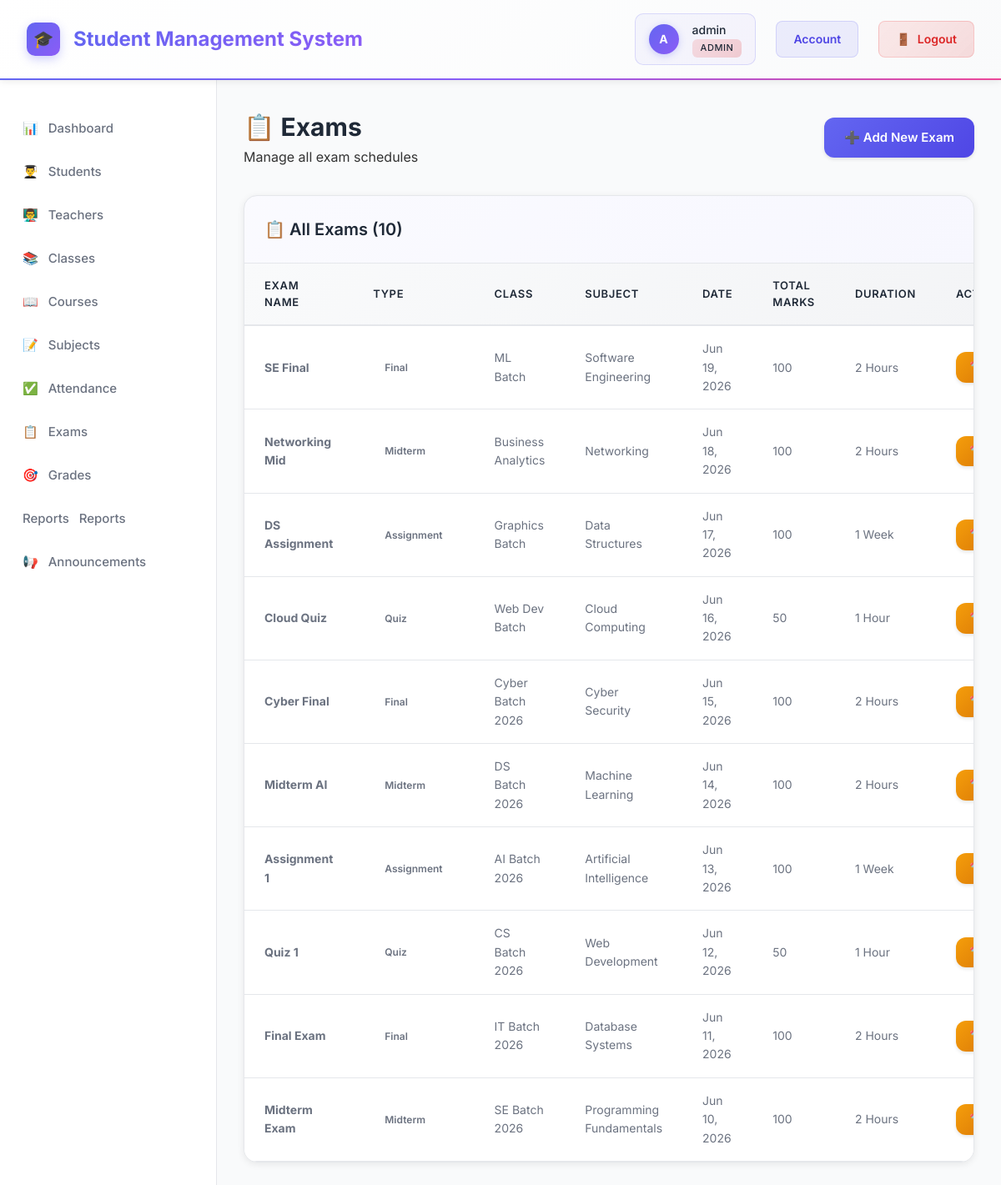
Page /exams/index.php (signed in) on the committed database.
### tables this page shows
CREATE TABLE exams (
    id INT AUTO_INCREMENT PRIMARY KEY,
    exam_name VARCHAR(100) NOT NULL,
    exam_type ENUM('midterm', 'final', 'quiz', 'assignment') NOT NULL,
    class_id INT NOT NULL,
    subject_id INT NOT NULL,
    exam_date DATE NOT NULL,
    total_marks INT NOT NULL,
    duration VARCHAR(20),
    created_at TIMESTAMP DEFAULT CURRENT_TIMESTAMP,
    FOREIGN KEY (class_id) REFERENCES classes(id) ON DELETE CASCADE,
    FOREIGN KEY (subject_id) REFERENCES subjects(id) ON DELETE CASCADE
);

CREATE TABLE classes (
    id INT AUTO_INCREMENT PRIMARY KEY,
    class_name VARCHAR(50) NOT NULL,
    section VARCHAR(10),
    course_id INT,
    teacher_id INT,
    academic_year VARCHAR(20),
    room_number VARCHAR(20),
    status ENUM('active', 'inactive') DEFAULT 'active',
    created_at TIMESTAMP DEFAULT CURRENT_TIMESTAMP,
    updated_at TIMESTAMP DEFAULT CURRENT_TIMESTAMP ON UPDATE CURRENT_TIMESTAMP,
    FOREIGN KEY (course_id) REFERENCES courses(id) ON DELETE SET NULL,
    FOREIGN KEY (teacher_id) REFERENCES teachers(id) ON DELETE SET NULL
);

CREATE TABLE subjects (
    id INT AUTO_INCREMENT PRIMARY KEY,
    subject_code VARCHAR(20) UNIQUE NOT NULL,
    subject_name VARCHAR(100) NOT NULL,
    description TEXT,
    class_id INT,
    teacher_id INT,
    created_at TIMESTAMP DEFAULT CURRENT_TIMESTAMP,
    FOREIGN KEY (class_id) REFERENCES classes(id) ON DELETE CASCADE,
    FOREIGN KEY (teacher_id) REFERENCES teachers(id) ON DELETE SET NULL
);

### config/config.php (called while the page is built, shortened)
<?php
function hasRole(string $role): bool {
    return isset($_SESSION['role']) && $_SESSION['role'] === $role;
}

### exams/index.php (the view, shortened to what this page needs)
<?php
require_once '../config/config.php';
$database = new Database();
$db = $database->getConnection();
$params = [];
$scopeSql = '';
$query = "SELECT e.*, c.class_name, s.subject_name
          FROM exams e
          JOIN classes c ON e.class_id = c.id
          JOIN subjects s ON e.subject_id = s.id
          $scopeSql
          ORDER BY e.exam_date DESC";
$stmt = $db->prepare($query);
$stmt->execute($params);
$exams = $stmt->fetchAll();
?>
<!DOCTYPE html>
<html lang="en">
<head>
    <link rel="stylesheet" href="../assets/css/style.css">
</head>
<body>
    <?php include '../includes/header.php'; ?>
    <div class="container">
        <?php include '../includes/sidebar.php'; ?>
        <main class="main-content">
            <div class="page-header">
                <div>
                    <h1>📋 Exams</h1>
                    <p>Manage all exam schedules</p>
                </div>
                <?php if (hasRole('admin') || hasRole('teacher')): ?>
                    <a href="add.php" class="btn btn-primary">
                        ➕ Add New Exam
                    </a>
                <?php endif; ?>
            </div>
            <div class="card">
                <div class="card-header">
                    <h2>📋 All Exams (<?php echo count($exams); ?>)</h2>
                </div>
                <div class="card-body">
                    <?php if (count($exams) > 0): ?>
                        <div class="table-responsive">
                            <table class="data-table">
                                <thead>
                                    <tr>
                                        <th>Exam Name</th>
                                        <th>Type</th>
                                        <th>Class</th>
                                        <th>Subject</th>
                                        <th>Date</th>
                                        <th>Total Marks</th>
                                        <th>Duration</th>
                                        <th>Actions</th>
                                    </tr>
                                </thead>
                                <tbody>
                                    <?php foreach ($exams as $exam): ?>
                                        <tr>
                                            <td><strong><?php echo htmlspecialchars($exam['exam_name']); ?></strong></td>
                                            <td><span class="badge badge-low"><?php echo ucfirst($exam['exam_type']); ?></span></td>
                                            <td><?php echo htmlspecialchars($exam['class_name']); ?></td>
                                            <td><?php echo htmlspecialchars($exam['subject_name']); ?></td>
                                            <td><?php echo date('M d, Y', strtotime($exam['exam_date'])); ?></td>
                                            <td><?php echo $exam['total_marks']; ?></td>
                                            <td><?php echo htmlspecialchars($exam['duration'] ?? 'N/A'); ?></td>
                                            <td>
                                                <div style="display: flex; gap: 5px;">
                                                    <?php if (hasRole('admin') || hasRole('teacher')): ?>
                                                        <a href="edit.php?id=<?php echo $exam['id']; ?>" class="btn btn-sm btn-warning">✏️</a>
                                                    <?php endif; ?>
                                                </div>
                                            </td>
                                        </tr>
                                    <?php endforeach; ?>
                                </tbody>
                            </table>
                        </div>
                    <?php endif; ?>
                </div>
            </div>
        </main>
    </div>
</body>
</html>

### assets/css/style.css (style rules this page uses)
* { margin: 0; padding: 0; box-sizing: border-box; }
:root { --primary-color: #6366F1; --primary-dark: #4F46E5; --secondary-color: #10B981; --danger-color: #EF4444; --warning-color: #F59E0B; --info-color: #3B82F6; --dark-color: #1F2937; --gray-medium: #6B7280; --gray-light: #9CA3AF; --light-color: #F9FAFB; --white: #FFFFFF; --border-color: #E5E7EB; }
body { font-family: 'Inter', -apple-system, BlinkMacSystemFont, 'Segoe UI', Roboto, sans-serif; background: #f5f5f5; color: #333; line-height: 1.6; }
.container { display: flex; min-height: calc(100vh - 70px); }
.main-content { flex: 1; padding: 2rem; background: var(--light-color); overflow-y: auto; }
.page-header { display: flex; justify-content: space-between; align-items: center; margin-bottom: 2rem; }
.page-header h1 { font-size: 1.875rem; color: var(--dark-color); font-weight: 700; margin: 0; }
.card { background: var(--white); border-radius: 16px; box-shadow: 0 2px 8px rgba(0, 0, 0, 0.08); margin-bottom: 1.5rem; overflow: hidden; border: 1px solid var(--border-color); transition: all 0.3s; }
.card-header { padding: 1.5rem; border-bottom: 1px solid var(--border-color); background: linear-gradient(135deg, rgba(99, 102, 241, 0.03), rgba(99, 102, 241, 0.05)); }
.card-header h2 { font-size: 1.25rem; color: var(--dark-color); font-weight: 600; margin: 0; }
.card-body { padding: 0; }
.data-table { width: 100%; border-collapse: collapse; background: var(--white); }
.data-table thead { background: linear-gradient(135deg, #F9FAFB, #F3F4F6); }
.data-table th { padding: 1rem 1.5rem; text-align: left; font-weight: 600; color: var(--dark-color); font-size: 0.8125rem; text-transform: uppercase; letter-spacing: 0.05em; border-bottom: 2px solid var(--border-color); }
.data-table td { padding: 1rem 1.5rem; border-bottom: 1px solid var(--border-color); color: var(--gray-medium); font-size: 0.875rem; }
.data-table tbody tr { transition: all 0.2s; }
.btn { display: inline-flex; align-items: center; justify-content: center; gap: 8px; padding: 12px 24px; border: none; border-radius: 12px; font-size: 15px; font-weight: 600; cursor: pointer; text-decoration: none; transition: all 0.3s; box-shadow: 0 2px 4px rgba(0, 0, 0, 0.1); font-family: inherit; }
.btn-primary { background: linear-gradient(135deg, var(--primary-color), var(--primary-dark)); color: var(--white); }
.btn-warning { background: linear-gradient(135deg, var(--warning-color), #D97706); color: var(--white); }
.btn-sm { padding: 8px 16px; font-size: 13px; }
.badge { display: inline-block; padding: 0.375rem 0.875rem; font-size: 0.75rem; font-weight: 600; border-radius: 12px; text-transform: capitalize; }
.btn-sm { padding: 0.5rem 1rem; font-size: 0.8125rem; }

### rows in the picture
exams: exam_name "SE Final", exam_type "Final", class.class_name "ML Batch", subject.subject_name "Software Engineering", exam_date "Jun 19, 2026", total_marks "100", duration "2 Hours"
exams: exam_name "Networking Mid", exam_type "Midterm", class.class_name "Business Analytics", subject.subject_name "Networking", exam_date "Jun 18, 2026", total_marks "100", duration "2 Hours"
exams: exam_name "DS Assignment", exam_type "Assignment", class.class_name "Graphics Batch", subject.subject_name "Data Structures", exam_date "Jun 17, 2026", total_marks "100", duration "1 Week"
exams: exam_name "Cloud Quiz", exam_type "Quiz", class.class_name "Web Dev Batch", subject.subject_name "Cloud Computing", exam_date "Jun 16, 2026", total_marks "50", duration "1 Hour"
exams: exam_name "Cyber Final", exam_type "Final", class.class_name "Cyber Batch 2026", subject.subject_name "Cyber Security", exam_date "Jun 15, 2026", total_marks "100", duration "2 Hours"
exams: exam_name "Midterm AI", exam_type "Midterm", class.class_name "DS Batch 2026", subject.subject_name "Machine Learning", exam_date "Jun 14, 2026", total_marks "100", duration "2 Hours"
exams: exam_name "Assignment 1", exam_type "Assignment", class.class_name "AI Batch 2026", subject.subject_name "Artificial Intelligence", exam_date "Jun 13, 2026", total_marks "100", duration "1 Week"
exams: exam_name "Quiz 1", exam_type "Quiz", class.class_name "CS Batch 2026", subject.subject_name "Web Development", exam_date "Jun 12, 2026", total_marks "50", duration "1 Hour"
exams: exam_name "Final Exam", exam_type "Final", class.class_name "IT Batch 2026", subject.subject_name "Database Systems", exam_date "Jun 11, 2026", total_marks "100", duration "2 Hours"
exams: exam_name "Midterm Exam", exam_type "Midterm", class.class_name "SE Batch 2026", subject.subject_name "Programming Fundamentals", exam_date "Jun 10, 2026", total_marks "100", duration "2 Hours"

### other values in the picture
substr($username, 0, 1) "A"
$username "admin"
$_SESSION['role'] "ADMIN"
count($exams) "10"
